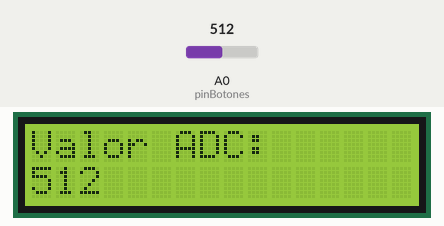
Bench run of a sketch on a simulated Arduino Uno, built with avr-gcc and run on an emulated ATmega328P. Shown: 16×2 character LCD. The test bench sets the inputs (shaded band); at power-on: A0 (pinBotones) = 512.

Above: at 3.2 s.
3.3 s: A0 (pinBotones) set to 716
At 4.6 s:
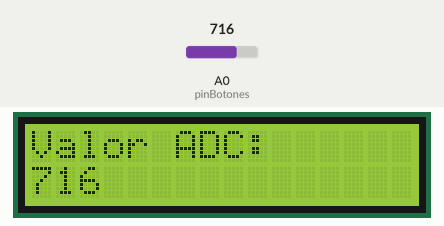
4.9 s: A0 (pinBotones) set to 900
At 5.5 s:
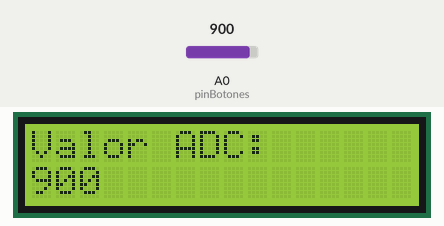
6.4 s: A0 (pinBotones) set to 1023
At 7.6 s:
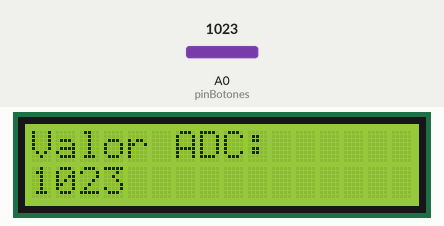
Timing chart, 0 to 9.4 s (numbered marks = the images above; inputs shaded):
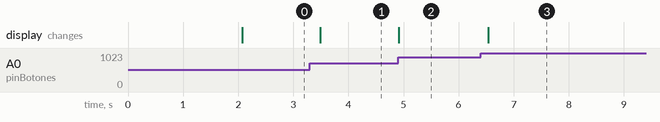

Measured:
- after the input at 3.3 s, the display: changes after 0.19 s (image 1)
- after the input at 4.9 s, the display: changes at once (image 2)
- after the input at 6.4 s, the display: changes after 0.14 s (image 3)

The sketch:

prueba-lcd-keypad-shield.ino
```cpp
#include <LiquidCrystal.h>

// Inicializacion del LCD (RS, EN, D4, D5, D6, D7)
LiquidCrystal lcd(8, 9, 4, 5, 6, 7);

const int pinBotones = A0;
int valorADC = 0;

void setup() {
  lcd.begin(16, 2);
  lcd.clear();
  lcd.setCursor(0, 0);
  lcd.print("Calibracion");
  lcd.setCursor(0, 1);
  lcd.print("Botones LCD");
  delay(2000);
  lcd.clear();
}

void loop() {
  valorADC = analogRead(pinBotones);

  lcd.setCursor(0, 0);
  lcd.print("Valor ADC:");
  lcd.setCursor(0, 1);
  lcd.print(valorADC);
  lcd.print("     ");

  delay(200);
}
```
